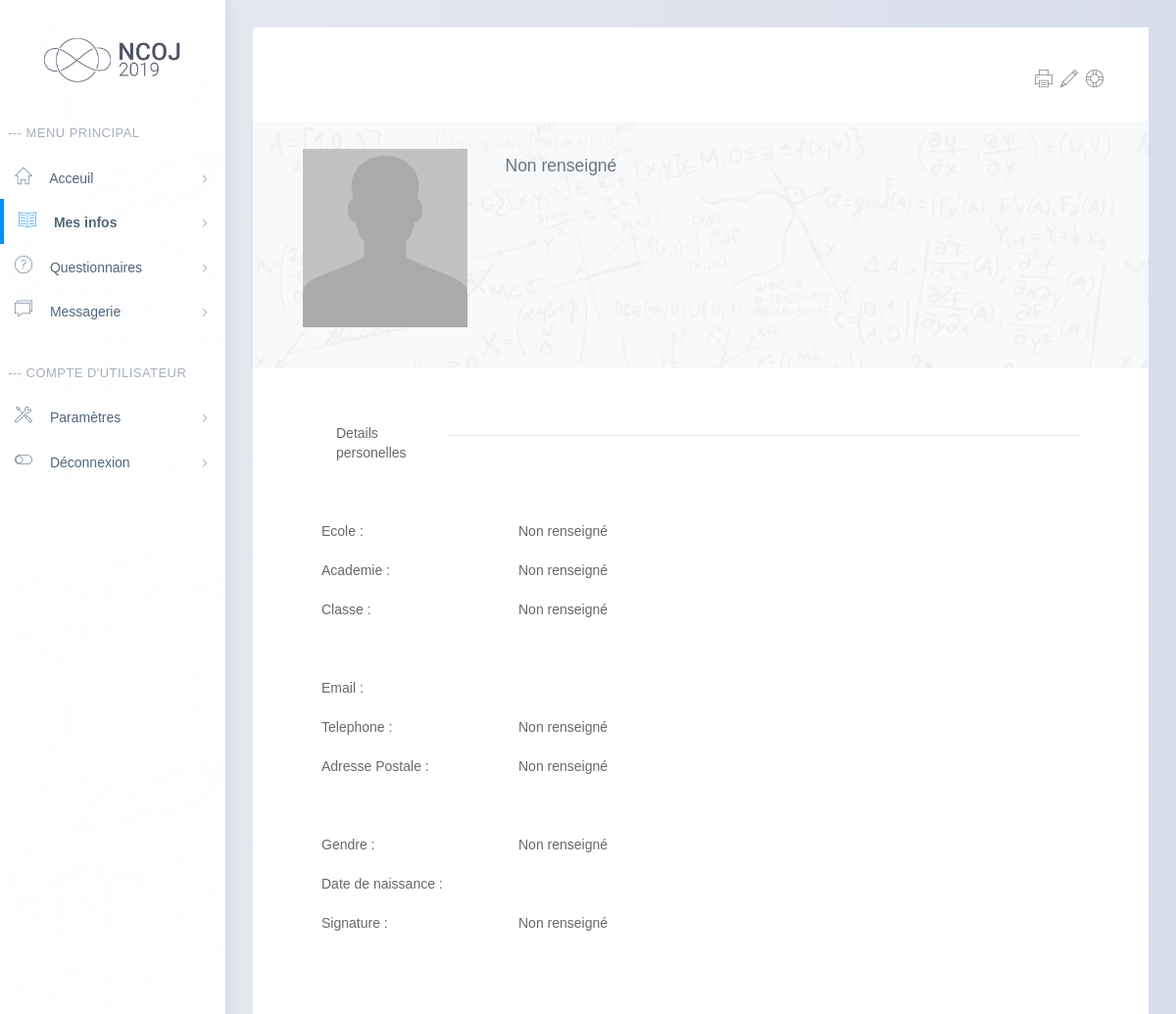
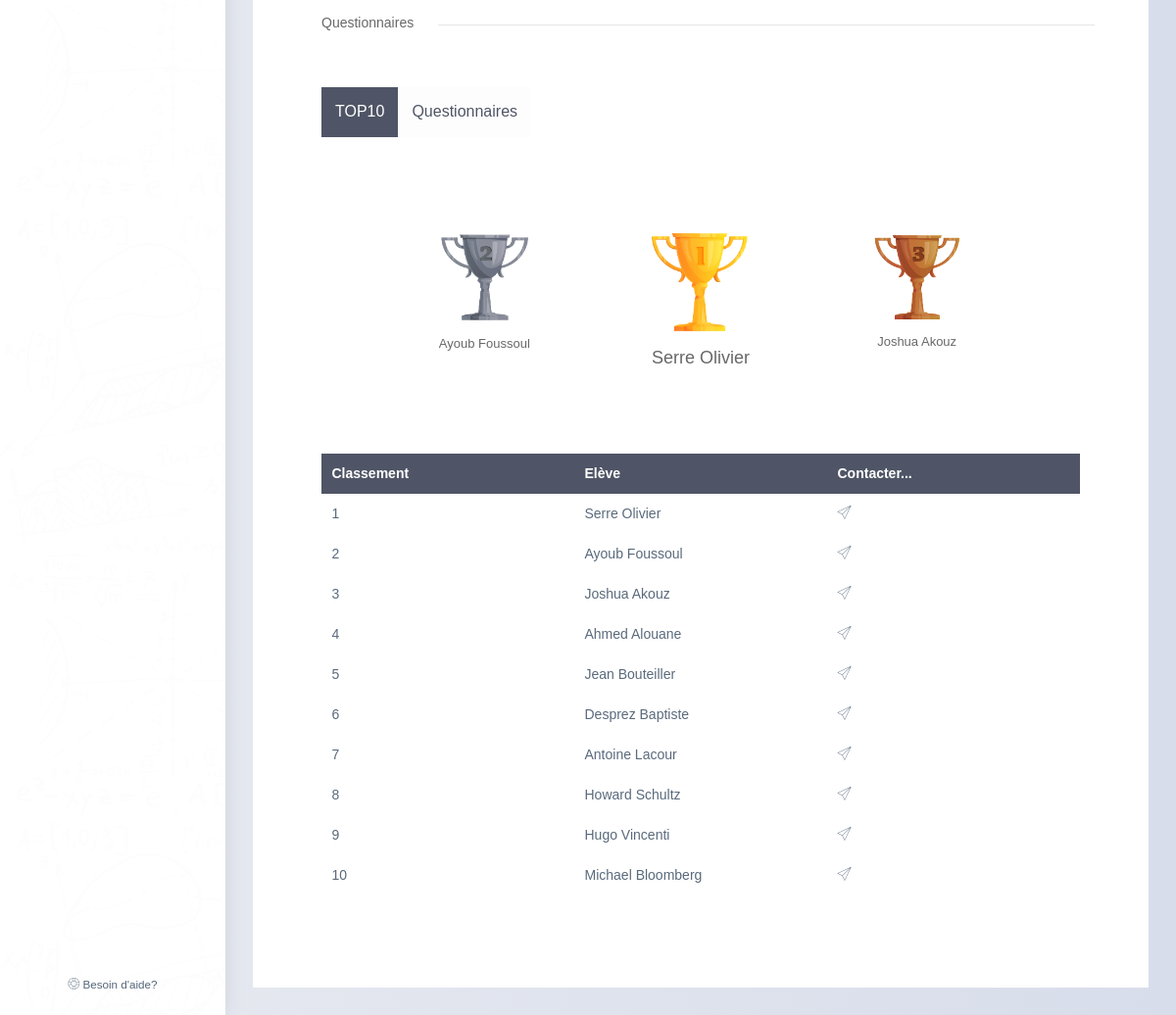
Screenshot of /dashboard.php?page=myinfo (signed in) with the database file from the repository (2 pictures, top to bottom).
### tables this page shows
CREATE TABLE `users` (
  `login` varchar(64) NOT NULL,
  `pwd` varchar(255) NOT NULL,
  `surname` varchar(64) NOT NULL,
  `name` varchar(64) NOT NULL,
  `birthday` date NOT NULL,
  `email` varchar(128) NOT NULL,
  `signature` varchar(256) DEFAULT NULL,
  `city` varchar(128) DEFAULT NULL,
  `school` varchar(256) DEFAULT NULL,
  `address` varchar(256) DEFAULT NULL,
  `grade` varchar(256) DEFAULT NULL,
  `role` varchar(256) NOT NULL DEFAULT 'user'
);

### utils/profile/user.php (called while the page is built, shortened)
<?php
    class User
    {
        public static function getAll($dbh)
        {
            $query = "SELECT * FROM main.users ORDER BY role;";
            $sth = $dbh->prepare($query);
            $sth->setFetchMode(PDO::FETCH_CLASS, 'User');
            $sth->execute();
            $users = $sth->fetchAll();
            return $users;
        }
        public static function getPhotoSource($login)
        {
            $filename = preg_replace('((^\.)|\/|(\.$))', '_', $login);
            $src = "media/profile/" . $filename . ".jpg";
            return file_exists($src) ? $src : "media/default.jpg";
        }
    }
?>

### utils/profile/user_data.php (called while the page is built, shortened)
<?php
require_once("utils/profile/user.php");
require_once("utils/quiz/qst.php");
class UserData
{
    public static function fromEmail($dbh, $user){
        $query = "SELECT DISTINCT qcm.id, qcm.title, qcm.max_score, qcm.start_time FROM stamps
                  JOIN qcm ON qcm.id = stamps.id_qcm
                  WHERE stamps.user_login=?;";
        $sth = $dbh->prepare($query);
        $sth->setFetchMode(PDO::FETCH_CLASS, 'Qcm');
        $sth->execute(array($user->login));
        $qcms = $sth->fetchAll();
        foreach ($qcms as $qcm){
            $qcm->questions = Qst::getAll($dbh, $qcm->id);
        }
        $res = array();
        foreach ($qcms as $qcm){
            $qcm_res = array();
            $qcm_res["qcm"] = $qcm;
            $qcm_res["scores"] = UserData::getScores($dbh, $qcm->id, $user);
            $num = 0;
            $qcm_score = 0;
            foreach ($qcm_res["scores"] as $score) {
                $num += $score["is_correct"];
                $qcm_score += $score["score"];
            }
            $qcm_res["correct_ans"] = $num;
            $qcm_res["qcm_score"] = $qcm_score;
            $res[] = $qcm_res;
        }
        return $res;
    }
    public static function getAllScoresAndRanks($dbh){
      $allUsersScoresAndRanks = array();
      $users = User::getAll($dbh);
      foreach($users as $user){
        $userScore = 0;
        $data = UserData::fromEmail($dbh, $user);
        foreach($data as $qcmData){
          $userScore += $qcmData['qcm_score'];
        }
        array_push($allUsersScoresAndRanks, array($userScore, $user));
      }
      function method($a,$b){
        return ($a[0] >= $b[0]) ? -1 : 1;
      }
      usort($allUsersScoresAndRanks, "method");
      return $allUsersScoresAndRanks;
    }
    public static function getScores($dbh, $qcm_id, $user){
        $query = "SELECT answer.score, qst.max_score, answer.is_correct FROM attempt
                  JOIN answer ON attempt.answer_id = answer.id
                  JOIN qst ON answer.id_qst = qst.id
                  JOIN qcm ON qcm.id = id_qcm
                  WHERE qcm.id=? AND attempt.user_login=?;";
        $sth = $dbh->prepare($query);
        $sth->execute(array($qcm_id, $user->login));
        $scores = $sth->fetchAll();
        return $scores;
    }
}
?>

### utils/quiz/qst.php (called while the page is built, shortened)
<?php
    require_once("utils/quiz/answer.php");
    class Qst
    {
        public static function getAll($dbh, $id_qcm)
        {
            $query = "SELECT * FROM main.qst WHERE id_qcm=? ORDER BY id DESC;";
            $sth = $dbh->prepare($query);
            $sth->setFetchMode(PDO::FETCH_CLASS, 'Qst');
            $sth->execute(array($id_qcm));
            $questions = $sth->fetchAll();
            foreach ($questions as $question) {
                $question->answers = Answer::getAll($dbh, $question->id);
            }
            return $questions;
        }
    }
?>

### utils/quiz/answer.php (called while the page is built, shortened)
<?php
    class Answer
    {
        public static function getAll($dbh, $id_qst)
        {
            $query = "SELECT * FROM main.answer WHERE id_qst=? ORDER BY id DESC;";
            $sth = $dbh->prepare($query);
            $sth->setFetchMode(PDO::FETCH_CLASS, 'Answer');
            $sth->execute(array($id_qst));
            $answers = $sth->fetchAll();
            return $answers;
        }
    }
?>

### utils/helper/info_utils.php (the view, shortened to what this page needs)
<?php
require_once("utils/profile/user.php");
require_once("utils/database.php");
require_once("utils/profile/user_data.php");
function myinfo_generate_pdp_pdp($user){
  $profilPhoto = htmlspecialchars(User::getPhotoSource($user->login));
  echo<<<flag
  <img src="$profilPhoto" alt="Photo de profil" id="myinfo_profil_photo"/>
flag;
}
function myinfo_generate_pdp_info($user){
  $first_name = htmlspecialchars($user->surname);
  $last_name = htmlspecialchars($user->name);
  $school = htmlspecialchars($user->school);
  $school = $school === "" ? "Non renseigné" : $school;
  $accountStatus = htmlspecialchars(User::$roles[$user->role]);
  echo<<<flag
  <h1>$last_name $first_name</h1>
  <h5>$school</h5>
  <span>$accountStatus</span>
flag;
}
function myinfo_generate_options(){
  $dbh = Database::connect();
  $query = "SELECT email FROM users WHERE role='admin';";
  $sth = $dbh->prepare($query);
  $sth->execute(array());
  $adminEmail = htmlspecialchars($sth->fetch()[0]);
  echo "<span class='myinfo_options'><a href='#' OnClick='javascript:window.print()'><i class='icon-uni7D'></i></a><a href='dashboard.php?page=settings'><i class='icon-uni2E'></i></a><a href='#' onclick=".'"contact('."'$adminEmail'".')"'." ><i class='icon-uni36'></i></a></span> ";
}
function myinfo_generate_personal_academic($user){
  $academy = "Non renseigné";
  $school = htmlspecialchars($user->school);
  $school = $school === "" ? "Non renseigné" : $school;
  $class = htmlspecialchars($user->grade);
  $class = $class === "" ? "Non renseigné" : $class;
  echo<<<flag
  <br><br><br>
  <span class="row"><span class="col-md-3"><b>Ecole :</b></span><span class="col-md-9">$school</span></span><br>
  <span class="row"><span class="col-md-3"><b>Academie :</b></span><span class="col-md-9">$academy</span></span><br>
  <span class="row"><span class="col-md-3"><b>Classe :</b></span><span class="col-md-9">$class</span></span><br>
  <br>
flag;
}
function myinfo_generate_personal_postal($user){
  $email = htmlspecialchars($user->email);
  $phone = "Non renseigné";
  $adress = htmlspecialchars($user->address);
  $adress = ($adress !== "") ? $adress : "Non renseigné";
  echo<<<flag
  <br>
  <span class="row"><span class="col-md-3"><b>Email :</b></span><span class="col-md-9">$email</span></span><br>
  <span class="row"><span class="col-md-3"><b>Telephone :</b></span><span class="col-md-9">$phone</span></span><br>
  <span class="row"><span class="col-md-3"><b>Adresse Postale :</b></span><span class="col-md-9">$adress</span></span><br>
  <br>
flag;
}
function myinfo_generate_personal_personal($user){
  $gender = "Non renseigné";
  $birthday = htmlspecialchars($user->birthday);
  $description = "Non renseigné";
  echo<<<flag
  <br>
  <span class="row"><span class="col-md-3"><b>Gendre :</b></span><span class="col-md-9">$gender</span></span><br>
  <span class="row"><span class="col-md-3"><b>Date de naissance :</b></span><span class="col-md-9">$birthday</span></span><br>
  <span class="row"><span class="col-md-3"><b>Signature :</b></span><span class="col-md-9">$description</span></span><br>
  <br>
flag;
}
function myinfo_generate_rank_tab(){
  $dbh = Database::connect();
  $result = UserData::getAllScoresAndRanks($dbh);
  $rankData = "";
  $i=1;
  foreach ($result as $userData) {
    $sendToEmail = $userData[1]->email;
    $fullName = $userData[1]->surname . " " . $userData[1]->name;
    $rankData = $rankData . "  <tr>
      <td class=' table_cell_rank_content'>
      ".($i++)."
      </td>
      <td class=' table_cell_rank_content'>
      $fullName
      </td>
      <td class=' table_cell_rank_content table_cell_rank_content_contact' onclick=".'"contact('."'$sendToEmail'".')"'." >
      <span class='icon-uni3E table_cell_rank_contact'></span>
      </td>
      </tr>";
  }
  $champion = (sizeof($result) > 0) ? $result[0][1]->surname ." ". $result[0][1]->name : "NA";
  $rank2 = (sizeof($result) > 1) ? $result[1][1]->surname ." ". $result[1][1]->name : "NA";
  $rank3 = (sizeof($result) > 2) ? $result[2][1]->surname ." ". $result[2][1]->name : "NA";
    echo<<<flag
    <div class="row" id="myinfo_champions">
      <div class="col-md-4 myinfo_champions_cell">
      <img src="media/rank2.png" alt="classment 2" id="myinfo_rank2_photo"/>
      <span>$rank2</span>
      </div>
      <div class="col-md-4 myinfo_champions_cell_first">
      <img src="media/rank1.png" alt="classement 1" id="myinfo_rank1_photo"/>
      <span>$champion</span>
      </div>
      <div class="col-md-4 myinfo_champions_cell">
      <img src="media/rank3.png" alt="classement 3" id="myinfo_rank3_photo"/>
      <span>$rank3</span>
      </div>
    </div>
    <diV class="row" id="myinfo_rank">
    <table class="table" id="table_rank">
        <thead class="thead-dark">
          <tr>
            <th scope="col" class="table_cell_rank">Classement</th>
            <th scope="col" class="table_cell_rank">Elève</th>
            <th scope="col" class="table_cell_rank">Contacter...</th>
          </tr>
        </thead>
        <tbody>
          $rankData
        </tbody>
    </table>
    </div>
flag;
}
?>

### rows the page displays
users: rank2 "Ayoub Foussoul", fullName "Ayoub Foussoul"
users: champion "Serre Olivier", fullName "Serre Olivier"
users: rank3 "Joshua Akouz", fullName "Joshua Akouz"
users: fullName "Ahmed Alouane"
users: fullName "Jean Bouteiller"
users: fullName "Desprez Baptiste"
users: fullName "Antoine Lacour"
users: fullName "Howard Schultz"
users: fullName "Hugo Vincenti"
users: fullName "Michael Bloomberg"

### other values shown
$category "MENU PRINCIPAL COMPTE D'UTILISATEUR"
$valid_page["title"] "Acceuil Mes infos Questionnaires Messagerie Paramètres Déconnexion"
$school "Non renseigné"
$academy "Non renseigné"
$class "Non renseigné"
$phone "Non renseigné"
$adress "Non renseigné"
$gender "Non renseigné"
$description "Non renseigné"
